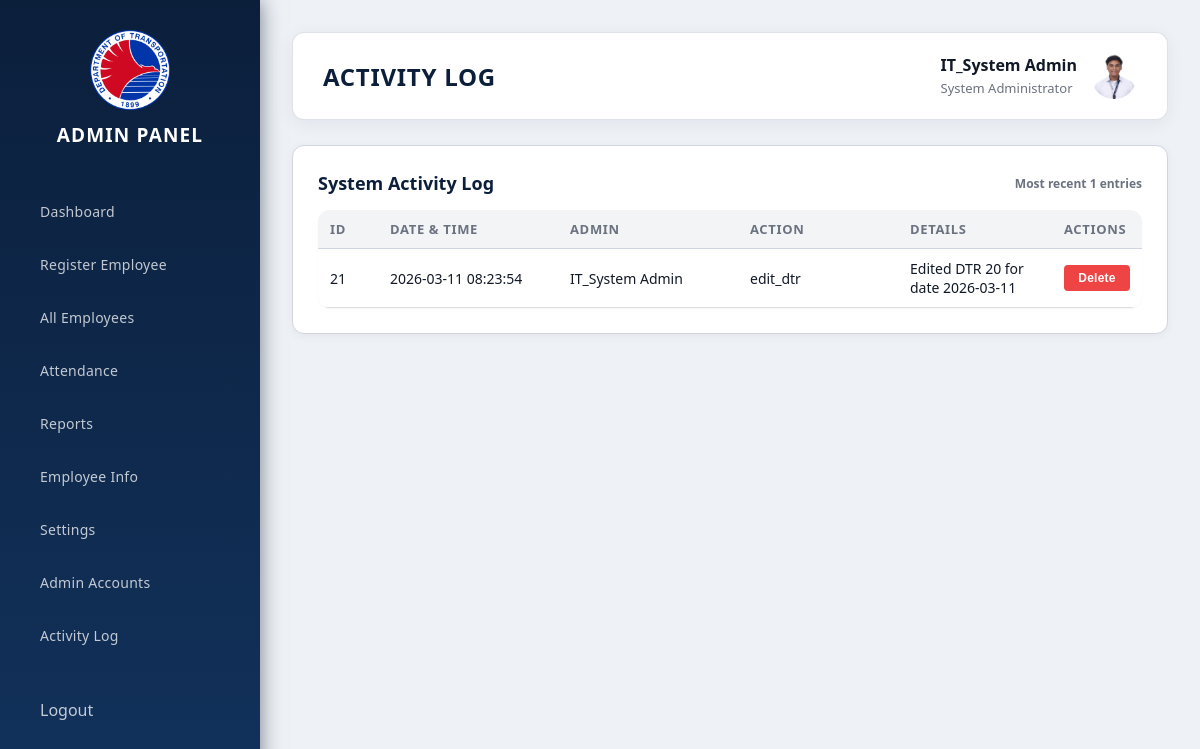
Page /admin/audit-log (signed in) on the committed database.
### tables this page shows
CREATE TABLE settings (
    id INTEGER PRIMARY KEY AUTOINCREMENT,
    setting_key TEXT UNIQUE NOT NULL,
    setting_value TEXT NOT NULL,
    description TEXT,
    updated_at TIMESTAMP DEFAULT CURRENT_TIMESTAMP
);

CREATE TABLE audit_log (
                id INTEGER PRIMARY KEY AUTOINCREMENT,
                admin_name TEXT,
                action TEXT NOT NULL,
                details TEXT,
                created_at TIMESTAMP DEFAULT CURRENT_TIMESTAMP
            );

### blueprints/admin.py (the view)
@admin_bp.route("/audit-log")
@admin_required
def audit_log():
    try:
        from db import get_db
        db = get_db()
        cur = db.cursor()
        _ensure_audit_log_table(cur)
        cur.execute(
            """
            SELECT id, admin_name, action, details, created_at
            FROM audit_log
            ORDER BY id DESC
            LIMIT 200
            """
        )
        logs = cur.fetchall()
        return render_template("admin/audit_log.html", logs=logs)
    except Exception as e:
        logger.error(f"Error loading audit log: {str(e)}", exc_info=True)
        return render_template("admin/audit_log.html", logs=[], error=str(e))

### app.py (called while the page is built)
@app.teardown_appcontext
def teardown_db(exception):
    close_db(exception)

@app.context_processor
def inject_organization_logo():
    try:
        from db import get_db
        db = get_db()
        cur = db.cursor()
        cur.execute("SELECT setting_value FROM settings WHERE setting_key = ?", ("organization_logo",))
        row = cur.fetchone()
        value = row["setting_value"] if row else None
        return {"organization_logo": value or DEFAULT_LOGO_FILENAME}
    except Exception:
        return {"organization_logo": DEFAULT_LOGO_FILENAME}

@app.after_request
def hide_server_header(response):
    response.headers['Server'] = 'SecureServer'
    return response

### blueprints/admin.py (called while the page is built)
def _ensure_audit_log_table(db_cursor):
    try:
        db_cursor.execute(
            """
            CREATE TABLE IF NOT EXISTS audit_log (
                id INTEGER PRIMARY KEY AUTOINCREMENT,
                admin_name TEXT,
                action TEXT NOT NULL,
                details TEXT,
                created_at TIMESTAMP DEFAULT CURRENT_TIMESTAMP
            )
            """
        )
    except Exception:
        logger.warning("Could not ensure audit_log table exists", exc_info=True)

def admin_required(f):
    @wraps(f)
    def wrapper(*args, **kwargs):
        if not session.get("admin_logged_in"):
            logger.warning("Unauthorized access attempt to admin route")
            return redirect(url_for("auth.admin_login"))
        return f(*args, **kwargs)
    return wrapper

### templates/admin/audit_log.html (shortened to what this page needs)
{% extends "admin/base.html" %}
{% block title %}Activity Log{% endblock %}
{% block content %}
<div class="section active">
  <div class="card">
    <div class="card-title" style="display: flex; justify-content: space-between; align-items: center;">
      <span>System Activity Log</span>
      <span style="font-size: 12px; color: #6b7280;">Most recent {{ logs|length }} entries</span>
    </div>
    {% if logs and logs|length > 0 %}
    <table class="table" style="margin-top: 15px;">
      <thead>
        <tr>
          <th style="width: 60px;">ID</th>
          <th style="width: 180px;">Date &amp; Time</th>
          <th style="width: 180px;">Admin</th>
          <th style="width: 160px;">Action</th>
          <th>Details</th>
          <th style="width: 90px;">Actions</th>
        </tr>
      </thead>
      <tbody>
        {% for row in logs %}
        <tr data-log-id="{{ row.id }}">
          <td>{{ row.id }}</td>
          <td>{{ row.created_at }}</td>
          <td>{{ row.admin_name or 'System' }}</td>
          <td>{{ row.action }}</td>
          <td>{{ row.details }}</td>
          <td>
            <button type="button" class="btn-audit-delete" data-log-id="{{ row.id }}" title="Delete this log entry">Delete</button>
          </td>
        </tr>
        {% endfor %}
      </tbody>
    </table>
    {% else %}
    <p style="margin-top: 20px; color: #6b7280; text-align: center; padding: 40px;">
      No activity has been recorded yet.
    </p>
    {% endif %}
  </div>
</div>
{% endblock %}

### templates/admin/base.html (shortened to what this page needs)
<!DOCTYPE html>
<html lang="en">
<head>
  <link rel="stylesheet" href="{{ url_for('static', filename='admin.css') }}">
</head>
<body>
<div class="sidebar">
  <div class="logo">
    <img src="{{ url_for('static', filename=organization_logo) }}"
         alt="Department of Transportation Logo"
         class="logo-img">
    <div class="logo-text">Admin Panel</div>
  </div>
  <ul class="nav-menu">
    <li><a href="{{ url_for('admin.dashboard') }}" class="nav-link">Dashboard</a></li>
    <li><a href="{{ url_for('admin.register') }}" class="nav-link">Register Employee</a></li>
    <li><a href="{{ url_for('admin.employees') }}" class="nav-link">All Employees</a></li>
    <li><a href="{{ url_for('admin.attendance') }}" class="nav-link">Attendance</a></li>
    <li><a href="{{ url_for('admin.reports') }}" class="nav-link">Reports</a></li>
    <li><a href="{{ url_for('admin.employee_info') }}" class="nav-link">Employee Info</a></li>
    <li><a href="{{ url_for('admin.settings') }}" class="nav-link">Settings</a></li>
    <li><a href="{{ url_for('admin.manage_admins') }}" class="nav-link">Admin Accounts</a></li>
    <li><a href="{{ url_for('admin.audit_log') }}" class="nav-link">Activity Log</a></li>
  </ul>
  <div class="logout-box">
    <a href="{{ url_for('auth.admin_logout') }}" class="logout-btn">Logout</a>
  </div>
</div>
<div class="main">
  <div class="topbar">
    <div class="page-title">{% block title %}{% endblock %}</div>
    <div class="admin-profile">
      <div class="admin-info">
        <strong>{{ session.get('admin_name') or 'DOTR Admin' }}</strong>
        <small>System Administrator</small>
      </div>
      {% if session.get('admin_photo_path') %}
      <img src="{{ url_for('static', filename=session.get('admin_photo_path')) }}" alt="Profile" class="admin-avatar-img" style="width: 46px; height: 46px; border-radius: 50%; object-fit: cover;">
      {% else %}
      <div class="admin-avatar">{{ (session.get('admin_name') or 'DOTR')[0:4] }}</div>
      {% endif %}
    </div>
  </div>
  {% block content %}{% endblock %}
</div>
</body>
</html>

### static/admin.css (style rules this page uses)
* { margin:0;padding:0;box-sizing:border-box }
body { font-family:Segoe UI,Roboto,sans-serif;background:#f5f7fa }
.sidebar { position:fixed;left:0;top:0;width:260px;height:100vh; background:linear-gradient(180deg,#1a1a2e,#16213e); padding:30px 20px;color:#fff }
.logo { text-align:center;margin-bottom:40px }
.logo-img { width:80px; height:auto; display:block; margin:0 auto 12px; object-fit:contain }
.logo-text { font-size:20px;font-weight:700 }
.nav-menu { list-style:none }
.nav-link { display:flex;gap:15px;align-items:center; padding:14px 20px;margin-bottom:6px; border-radius:10px;color:rgba(255,255,255,.75); text-decoration:none;transition:.3s }
.main { margin-left:260px;padding:30px }
.topbar { background:#fff;border-radius:14px; padding:20px 30px;display:flex; justify-content:space-between;align-items:center; box-shadow:0 2px 10px rgba(0,0,0,.05) }
.page-title { font-size:28px;font-weight:700 }
.admin-profile { display:flex;align-items:center;gap:14px }
.admin-info strong { display:block }
.admin-info small { color:#6b7280;font-size:13px }
.card { background:#fff;margin-top:25px; padding:25px;border-radius:14px; box-shadow:0 2px 10px rgba(0,0,0,.05) }
.card-title { font-size:20px;font-weight:600;margin-bottom:15px }
.section { display:none }
.section.active { display:block;animation:fade .3s }
input,select,button { padding:12px;border-radius:8px;border:1px solid #ccc; font-size:15px;width:100% }
button { background:linear-gradient(135deg,#667eea,#764ba2); color:#fff;border:none;cursor:pointer }
.table { width:100%;border-collapse:collapse }
.table th,.table td { padding:12px;border-bottom:1px solid #ddd;text-align:left }
.logout-box { margin-top: auto; padding-top: 20px; }
.logout-btn { display: flex; gap: 15px; align-items: center; padding: 14px 20px; border-radius: 10px; color: rgba(255,255,255,.75); text-decoration: none; transition: .3s; font-weight: 500; }
:root { --gov-navy:#0b1f3b; --gov-navy-light:#12325c; --gov-accent-red:#b91c1c; --gov-accent-gold:#c9921e; --gov-bg:#eef2f7; --gov-card-bg:#ffffff; --gov-border:#d1d5e0; --gov-text:#111827; --gov-muted:#6b7280; --gov-radius:12px; }
body { font-family:"Segoe UI",system-ui,-apple-system,BlinkMacSystemFont,sans-serif; background:var(--gov-bg); color:var(--gov-text); }
.sidebar { background:linear-gradient(180deg,var(--gov-navy),var(--gov-navy-light)); box-shadow:0 0 20px rgba(15,23,42,.55); }
.logo-text { font-size:19px; letter-spacing:.06em; text-transform:uppercase; }
.nav-menu { margin-top:10px; }
.nav-link { font-size:14px; letter-spacing:.02em; }
.main { margin-left:260px; padding:32px 32px 40px; }
.topbar { background:var(--gov-card-bg); border-radius:var(--gov-radius); border:1px solid rgba(209,213,219,.7); box-shadow:0 4px 18px rgba(15,23,42,.06); }
.page-title { font-size:24px; font-weight:700; letter-spacing:.03em; text-transform:uppercase; color:var(--gov-navy); }
.admin-info strong { font-weight:600; color:var(--gov-text); }
.admin-info small { color:var(--gov-muted); }
.card { border-radius:var(--gov-radius); border:1px solid var(--gov-border); background:var(--gov-card-bg); }
.card-title { display:flex; align-items:center; justify-content:space-between; font-size:18px; font-weight:600; color:var(--gov-navy); }
.table { border-collapse:separate; border-spacing:0; background:#ffffff; border-radius:var(--gov-radius); overflow:hidden; box-shadow:0 1px 2px rgba(15,23,42,.04); }
.table thead th { background:#f3f4f6; font-size:13px; text-transform:uppercase; letter-spacing:.05em; color:var(--gov-muted); border-bottom:1px solid var(--gov-border); }
.table th, .table td { padding:10px 12px; font-size:14px; }
button { background:linear-gradient(135deg,var(--gov-navy),#1f3c6b); border-radius:8px; font-weight:600; letter-spacing:.02em; }

### templates/admin/base.html (style rules this page uses)
.nav-link { cursor: pointer; user-select: none; -webkit-user-select: none; pointer-events: auto !important; }
body:not(.loading) { opacity: 1 !important; }
.nav-link { transition: opacity 0.1s ease, background 0.2s ease; }
.main { will-change: contents; }
.nav-link { contain: layout style paint; }

### templates/admin/audit_log.html (style rules this page uses)
.btn-audit-delete { background: #ef4444; color: white; border: none; padding: 6px 10px; border-radius: 4px; font-size: 12px; cursor: pointer; }

### rows in the picture
settings: setting_value (picture)
audit_log: admin_name "IT_System Admin", id "21", created_at "2026-03-11 08:23:54", action "edit_dtr", details "Edited DTR 20 for date 2026-03-11"

### other values in the picture
{{ logs|length }} "1"
